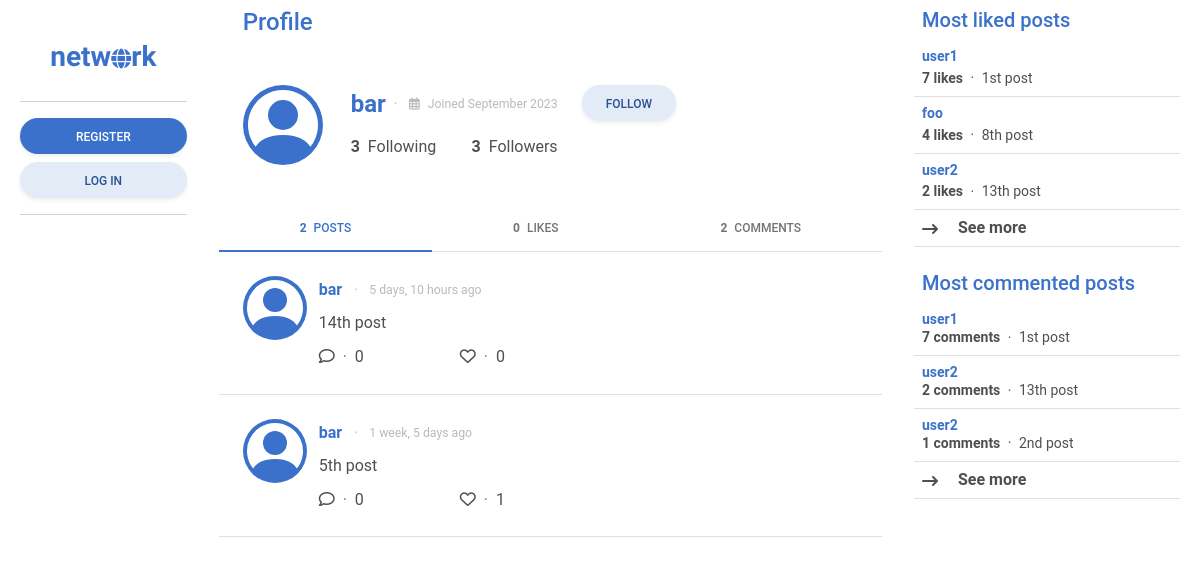
The page /profile/bar on the database as committed earlier.
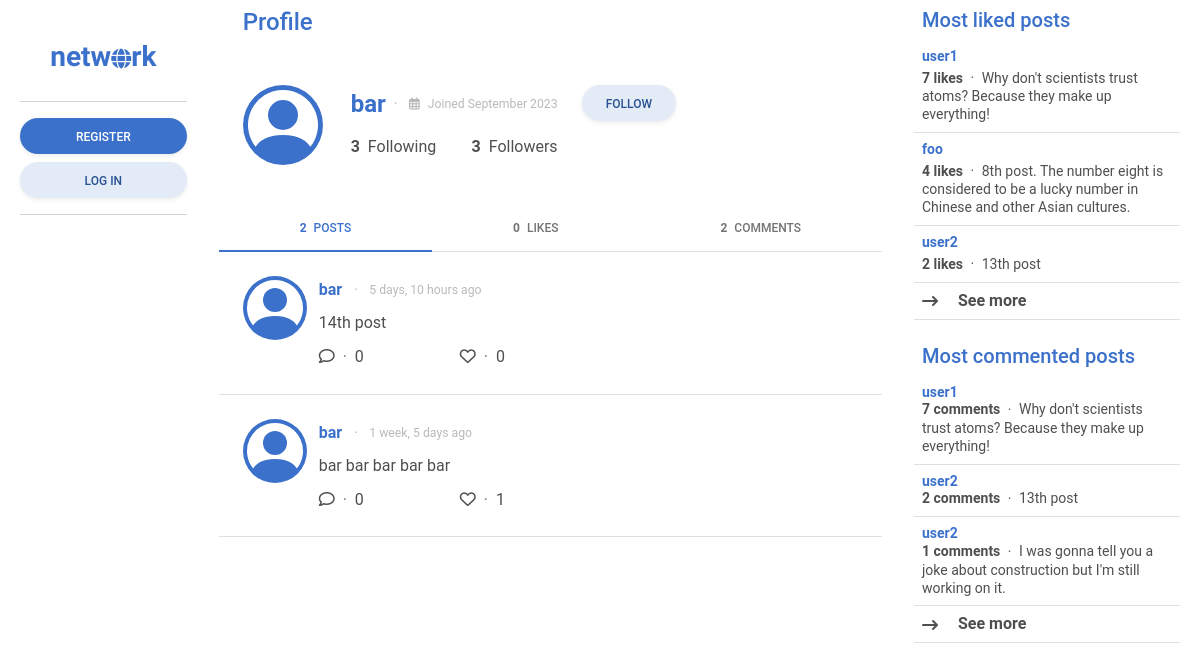
The same page on the database as committed later.
### network/models.py (models this page shows, shortened)
class User(AbstractUser):
    pass
    date_joined = models.DateTimeField(auto_now_add=True)
    following = models.ManyToManyField("self", blank=True, related_name="followers", symmetrical=False)
    def most_followed_users():
        users = User.objects.annotate(follower_count=Count('followers'))
        return users.order_by('-follower_count')

class Post(models.Model):
    content = models.CharField(max_length=255)
    poster = models.ForeignKey(User, on_delete=models.CASCADE, related_name="posts")
    likers = models.ManyToManyField(User, blank=True, related_name="likes")
    date_posted = models.DateTimeField(auto_now_add=True)
    edited = models.BooleanField(default=False)
    def most_liked_posts():
        posts = Post.objects.annotate(likes_count=Count('likers'))
        return posts.order_by('-likes_count')
    def most_commented_posts():
        posts = Post.objects.annotate(comment_count=Count('comments'))
        return posts.order_by('-comment_count')
    class Meta:
        ordering = ["-date_posted"]

### network/views.py (the view)
# urls.py: path("profile/<str:user>", views.profile, name="profile"),
def profile(request, user):
    most_followed_users = User.most_followed_users()
    most_liked_posts = Post.most_liked_posts()
    most_commented_posts = Post.most_commented_posts()
    profile = User.objects.get(username=user)
    profile_posts = Post.objects.filter(poster=profile)
    profile_likes = Post.objects.filter(likers=profile)
    profile_comments = Comment.objects.filter(commenter=profile)
    if request.user.is_authenticated and profile in request.user.following.all():
        is_followed = True
    else:
        is_followed = False
    return render(request, "network/profile.html", {
        "most_followed_users": most_followed_users,
        "most_liked_posts": most_liked_posts,
        "most_commented_posts": most_commented_posts,
        "profile": profile,
        "posts": profile_posts,
        "liked_posts": profile_likes,
        "comments": profile_comments,
        "is_followed": is_followed
    })

### network/templates/network/profile.html (shortened to what this page needs)
{% extends "network/layout.html" %}
{% block sidebar_left %}
    {% include "network/sidebar_left.html" %}
{% endblock %}
{% block main %}
    <div>
    {% include "network/profile_info.html" with profile=profile headline="Profile" %}
    </div>
    <div class="sticky-top">
        <ul class="nav nav-tabs nav-fill border-bottom" id="ex1" role="tablist">
            <li class="nav-item transparan" role="presentation">
                <a class="nav-link active" id="posts_tab" data-mdb-toggle="tab" href="#all_posts" role="tab"
                    aria-controls="ex2-tabs-1" aria-selected="true">
                    <span class="me-1 fw-bold">
                        {% if profile.posts.count %}
                        {{ profile.posts.count }}
                        {% else %}
                        0
                        {% endif %}
                    </span>
                    Posts
                </a>
            </li>
            <li class="nav-item transparan" role="presentation">
                <a class="nav-link" id="likes_tab" data-mdb-toggle="tab" href="#all_likes" role="tab"
                    aria-controls="ex2-tabs-2" aria-selected="false">
                    <span class="me-1 fw-bold">
                        {% if profile.likes.count %}
                        {{ profile.likes.count }}
                        {% else %}
                        0
                        {% endif %}
                    </span>
                    Likes
                </a>
            </li>
            <li class="nav-item transparan" role="presentation">
                <a class="nav-link" id="comments_tab" data-mdb-toggle="tab" href="#all_comments" role="tab" aria-controls="ex2-tabs-2"
                    aria-selected="false">
                    <span class="me-1 fw-bold">
                        {% if profile.commenter.count %}
                        {{ profile.commenter.count }}
                        {% else %}
                        0
                        {% endif %}
                    </span>
                    Comments
                </a>
            </li>
        </ul>
    </div>
    <div class="tab-content" id="ex2-content">
        <div class="tab-pane fade show active mb-4" id="all_posts" role="tabpanel" aria-labelledby="posts_tab">
            {% include "network/posts.html" with posts=posts %}
        </div>
    </div>
{% endblock %}
{% block sidebar_right %}
    {% include "network/sidebar_right.html" %}
{% endblock %}

### network/templates/network/layout.html (shortened to what this page needs)
{% load static %}
<!DOCTYPE html>
<html lang="en">
    <head>
        <link rel="stylesheet" href="https://cdn.jsdelivr.net/npm/bootstrap-icons@1.10.5/font/bootstrap-icons.css">
        <link href="https://cdnjs.cloudflare.com/ajax/libs/mdb-ui-kit/6.4.1/mdb.min.css" rel="stylesheet" />
        <link href="https://cdnjs.cloudflare.com/ajax/libs/font-awesome/6.0.0/css/all.min.css" rel="stylesheet" />
        <link href="{% static 'network/styles.css' %}" rel="stylesheet">
    </head>
    <body>
        <div class="container-flow px-3">
            <div class="row d-flex">
                <div class="px-3 col-lg-2 col-md-3 col-sm-3 mt-4">
                    {% block sidebar_left %}
                    {% endblock %}
                </div>
                <div class="px-3 col-lg-7 col-md-6 col-sm-9 overflow-auto" style="max-height:100vh;">
                    {% block main %}
                    {% endblock %}
                </div>
                <div class="px-3 col-lg-3 col-md-3 pt-2 d-sm-none d-none d-md-block">
                    {% block sidebar_right %}
                    {% endblock %}
                </div>
            </div>
        </div>
    </body>
</html>

### network/templates/network/sidebar_left.html (shortened to what this page needs)
    <div class="d-grid gap-2">
        <a href="/" class="h3 mt-3 text-center comfortaa fw-bold">
            netw<i class="fa-solid fa-globe h5"></i>rk
        </a>
    </div>
    <hr>
    {% if user.is_authenticated %}
    <div class="d-grid gap-2">
        <button class="btn btn-secondary btn-rounded shadow-sm" data-mdb-toggle="modal"
            data-mdb-target="#newpost">
            New Post
        </button>
    </div>
    <div class="modal top fade" id="newpost" tabindex="-1" aria-labelledby="exampleModalLabel" aria-hidden="true"
        data-mdb-backdrop="true" data-mdb-keyboard="true">
        <div class="modal-dialog modal-lg  modal-dialog-centered">
            <div class="modal-content">
                <div class="p-5">
                    <div class="px-5 col-auto">
                        <form action="{% url 'create' %}" method="post">
                            {% csrf_token %}
                            <div class="d-grid gap-3">
                                <div class="form-outline">
                                    <textarea class="form-control shadow-sm" id="content" rows="2"
                                        name="content"></textarea>
                                    <label class="form-label" for="content">What's happening?</label>
                                </div>
                                <input class="btn btn-secondary btn-rounded shadow-sm text-center" type="submit" value="Post">
                            </div>
                        </form>
                    </div>
                </div>
            </div>
        </div>
    </div>
    {% else %}
    <div class="d-grid gap-2">
        <a href="{% url 'register' %}" class="btn btn-primary btn-rounded shadow-sm" data-mdb-toggle="modal"
            data-mdb-target="#register">Register</a>
        <a href="{% url 'login' %}" class="btn btn-secondary btn-rounded shadow-sm" data-mdb-toggle="modal"
            data-mdb-target="#login">Log In</a>
    </div>
    {% endif %}
    <hr>

### network/templates/network/profile_info.html (shortened to what this page needs)
{% if headline %}
<div class="h4 mb-0 pb-4 pt-2 px-4 sticky-top transparan text-primary">
    {{ headline }}
</div>
{% endif %}
<div class="container p-0">
    <div class="row p-4">
        <a href="{% url 'profile' user=profile.username %}" class="col-auto mb-3">
        </a>
        <div class="col-auto align-self-center px-2 mb-3">
            <div class="px-2 d-flex justify-content-between align-items-center mb-3">
                <div class="d-flex justify-content-start">
                    <a href="{% url 'profile' user=profile.username %}" class="h4 m-0 fw-bold text-decoration-none align-middle">
                        {{ profile.username }}
                    </a>
                    <span class="small text-muted opacity-50 align-self-center">
                        <span class="align-middle mx-2">&#183;</span>
                        <span class="align-middle small"><i class="fa-regular fa-calendar-days me-2"></i>Joined {{profile.date_joined.date|date:"F Y"}}</span>
                    </span>
                </div>
            </div>
            <div class="px-2 d-flex justify-content-between align-items-center">
                <div role="button" data-mdb-toggle="modal" data-mdb-target="#following_{{ profile.id }}">
                    <span class="fw-bold me-2">{{ profile.following.count }}</span>Following
                </div>
                <div role="button" data-mdb-toggle="modal" data-mdb-target="#followers_{{ profile.id }}">
                    <span class="fw-bold me-2">{{ profile.followers.count }}</span>Followers
                </div>
            </div>
        </div>
        <div class="col-auto align-self-top px-2 mb-3">
            <div>
                {% if not user.is_authenticated %}
                <button class="btn btn-secondary btn-rounded shadow-sm" role="button" data-mdb-toggle="modal"
                    data-mdb-target="#follow">
                    Follow
                </button>
                {% endif %}
            </div>
        </div>
    </div>
</div>

### network/templates/network/posts.html (shortened to what this page needs)
{% load humanize %}
{% if not posts %}
<div class="container p-0">
    <h5 class="text-center p-3">No posts yet.</h5>
</div>
{% else %}
{% for post in posts %}
<div class="container p-4 border-bottom post">
    <div class="row">
        <a href="{% url 'profile' user=post.poster.username %}" class="col-auto">
        </a>
        <div class="col p-0">
            <div class="d-flex justify-content-between align-items-center">
                <div>
                    <a href="{% url 'profile' user=post.poster.username %}" class="fw-bold text-decoration-none align-middle">
                        {{ post.poster.username }}
                    </a>
                    <span class="small text-muted opacity-50 align-middle">
                        <span class="mx-2 align-middle">&#183;</span>
                        <span class="small align-middle">{{ post.date_posted|naturaltime }}</span>
                    </span>
                </div>
            </div>
            <div class="my-2">{{ post.content }}</div>
            <div class="d-flex justify-content-start align-items-center">
                <span class="pe-5">
                    <i class="fa-regular fa-comment" role="button" data-mdb-toggle="modal"
                        data-mdb-target="#comment_modal_{{ post.id }}"></i>
                    <span class="mx-1 text-muted">&#183;</span>
                    <span role="button" data-mdb-toggle="modal" data-mdb-target="#comment_list_modal_{{ post.id }}">
                        {% if post.comments.count %}
                        {{ post.comments.count }}
                        {% else %}
                        0
                        {% endif %}
                    </span>
                </span>
                <span class="px-5">
                    <i {% if user.is_authenticated and user in post.likers.all %} class="fa-solid fa-heart" {% elif
                        user.is_authenticated %} class="fa-regular fa-heart" {% else %} class="fa-regular fa-heart"
                        role="button" data-mdb-toggle="modal" data-mdb-target="#like_post_{{ post.id }}" {% endif %}>
                    </i>
                    <span class="mx-1 text-muted">&#183;</span>
                    <span role="button" data-mdb-toggle="modal" data-mdb-target="#likers_modal_{{ post.id }}">
                        {% if post.likers.count %}
                        {{ post.likers.count }}
                        {% else %}
                        0
                        {% endif %}
                    </span>
                </span>
            </div>
        </div>
    </div>
</div>
{% endfor %}
{% endif %}

### network/templates/network/comments.html (shortened to what this page needs)
{% load humanize %}

### network/templates/network/sidebar_right.html (shortened to what this page needs)
<div class="mb-4 lh-sm">
    <div class="h5 px-2 text-primary sticky-top transparan">Most liked posts</div>
    <div class="list-group list-group-light list-group-small">
        {% for post in most_liked_posts|slice:":3" %}
        <div class="post p-2 border-bottom small">
            <a href="{% url 'post' id=post.id %}" class="text-body text-decoration-none align-middle">
                <div class="text-primary fw-bold mb-1">{{ post.poster.username }}</div>
                <span class="fw-bold">{{ post.likers.count }} likes</span>
                <span class="mx-1 align-middle">&#183;</span>
                <span>{{post.content}}</span>
            </a>
        </div>
        {% endfor %}
        <div class="fw-bold post p-2 border-bottom" role="button" data-mdb-toggle="modal" data-mdb-target="#most_liked_posts">
            <i class="align-middle me-3 fa-solid fa-arrow-right-long"></i>
            See more
        </div>
    </div>
</div>
<div class="lh-sm">
    <div class="h5 px-2 text-primary">Most commented posts</div>
    <div class="list-group list-group-light list-group-small">
        {% for post in most_commented_posts|slice:":3" %}
        <div class="post p-2 border-bottom small">
            <a href="{% url 'post' id=post.id %}" class="text-body text-decoration-none align-middle">
                <div class="text-primary fw-bold">{{ post.poster.username }}</div>
                <span class="fw-bold">{{ post.comments.count }} comments</span>
                <span class="mx-1 align-middle">&#183;</span>
                {{ post.content }}
            </a>
        </div>
        {% endfor %}
        <div class="fw-bold post p-2 border-bottom" role="button" data-mdb-toggle="modal" data-mdb-target="#most_commented_posts">
            <i class="align-middle me-3 fa-solid fa-arrow-right-long"></i>
            See more
        </div>
    </div>
</div>

### network/static/network/styles.css (style rules this page uses)
.comfortaa { font-family: comfortaa, sans-serif; }
.transparan { background: rgba(255, 255, 255, 0.75); backdrop-filter: blur(2px); }

Rows that differ between the two databases and show on the page:
changed Post: content "5th post" → "bar bar bar bar bar"
changed Post "user1": content "1st post" → "Why don't scientists trust atoms? Because they make up everything!"
changed Post "foo": content "8th post" → "8th post. The number eight is considered to be a lucky number in Chinese and other Asian cultures."
changed Post: content "2nd post" → "I was gonna tell you a joke about construction but I'm still working on it."
